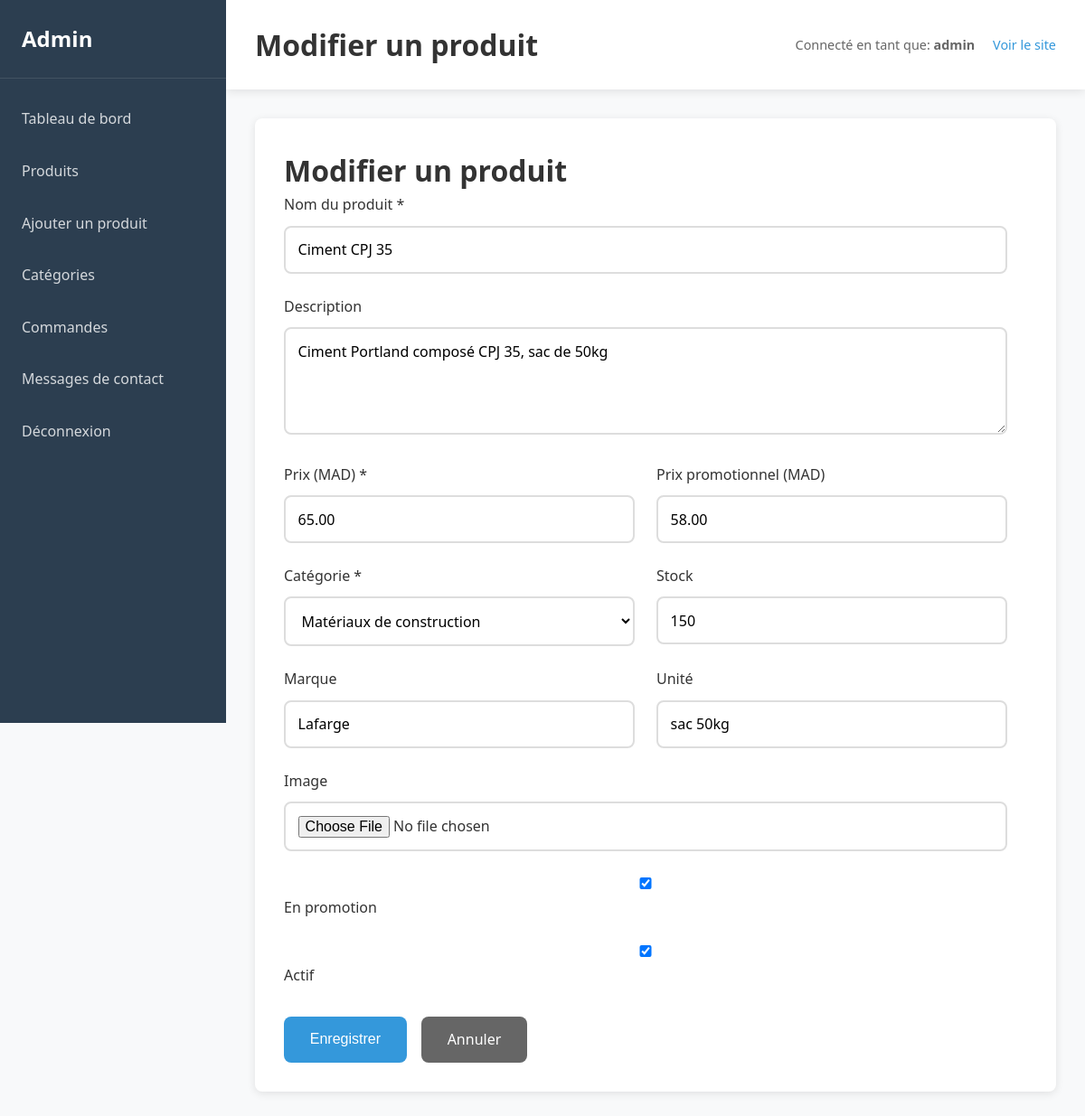
Screenshot of /admin/produit_edit.php?id=1 (signed in) with the database file from the repository.
### tables this page shows
CREATE TABLE IF NOT EXISTS produits (
    id INT AUTO_INCREMENT PRIMARY KEY,
    nom VARCHAR(200) NOT NULL,
    description TEXT,
    prix DECIMAL(10, 2) NOT NULL,
    prix_promotion DECIMAL(10, 2) DEFAULT NULL,
    image VARCHAR(255),
    stock INT DEFAULT 0,
    categorie_id INT NOT NULL,
    marque VARCHAR(100),
    unite VARCHAR(50) DEFAULT 'unité',
    en_promotion BOOLEAN DEFAULT FALSE,
    actif BOOLEAN DEFAULT TRUE,
    created_at TIMESTAMP DEFAULT CURRENT_TIMESTAMP,
    updated_at TIMESTAMP DEFAULT CURRENT_TIMESTAMP ON UPDATE CURRENT_TIMESTAMP,
    FOREIGN KEY (categorie_id) REFERENCES categories(id) ON DELETE CASCADE
);

CREATE TABLE IF NOT EXISTS categories (
    id INT AUTO_INCREMENT PRIMARY KEY,
    nom VARCHAR(100) NOT NULL,
    description TEXT,
    image VARCHAR(255),
    ordre INT DEFAULT 0,
    created_at TIMESTAMP DEFAULT CURRENT_TIMESTAMP
);

### includes/functions.php (called while the page is built, shortened)
<?php
function getCategories() {
    $pdo = getDB();
    $stmt = $pdo->query("SELECT * FROM categories ORDER BY ordre ASC, nom ASC");
    return $stmt->fetchAll();
}

### admin/produit_edit.php (the view, shortened to what this page needs)
<?php
require_once '../includes/functions.php';
$produit_id = isset($_GET['id']) ? (int)$_GET['id'] : 0;
$pdo = getDB();
$stmt = $pdo->prepare("SELECT * FROM produits WHERE id = ?");
$stmt->execute([$produit_id]);
$produit = $stmt->fetch();
$categories = getCategories();
include 'includes/header.php';
?>
<div class="admin-page">
    <h1>Modifier un produit</h1>
    <form method="POST" enctype="multipart/form-data" class="admin-form">
        <div class="form-group">
            <label for="nom">Nom du produit *</label>
            <input type="text" id="nom" name="nom" required value="<?php echo htmlspecialchars($produit['nom']); ?>">
        </div>
        <div class="form-group">
            <label for="description">Description</label>
            <textarea id="description" name="description" rows="4"><?php echo htmlspecialchars($produit['description']); ?></textarea>
        </div>
        <div class="form-row">
            <div class="form-group">
                <label for="prix">Prix (MAD) *</label>
                <input type="number" id="prix" name="prix" step="0.01" min="0" required value="<?php echo $produit['prix']; ?>">
            </div>
            <div class="form-group">
                <label for="prix_promotion">Prix promotionnel (MAD)</label>
                <input type="number" id="prix_promotion" name="prix_promotion" step="0.01" min="0" value="<?php echo $produit['prix_promotion']; ?>">
            </div>
        </div>
        <div class="form-row">
            <div class="form-group">
                <label for="categorie_id">Catégorie *</label>
                <select id="categorie_id" name="categorie_id" required>
                    <?php foreach ($categories as $cat): ?>
                        <option value="<?php echo $cat['id']; ?>" <?php echo $produit['categorie_id'] == $cat['id'] ? 'selected' : ''; ?>>
                            <?php echo htmlspecialchars($cat['nom']); ?>
                        </option>
                    <?php endforeach; ?>
                </select>
            </div>
            <div class="form-group">
                <label for="stock">Stock</label>
                <input type="number" id="stock" name="stock" min="0" value="<?php echo $produit['stock']; ?>">
            </div>
        </div>
        <div class="form-row">
            <div class="form-group">
                <label for="marque">Marque</label>
                <input type="text" id="marque" name="marque" value="<?php echo htmlspecialchars($produit['marque']); ?>">
            </div>
            <div class="form-group">
                <label for="unite">Unité</label>
                <input type="text" id="unite" name="unite" value="<?php echo htmlspecialchars($produit['unite']); ?>">
            </div>
        </div>
        <div class="form-group">
            <label for="image">Image</label>
            <input type="file" id="image" name="image" accept="image/*">
        </div>
        <div class="form-group">
            <label>
                <input type="checkbox" name="en_promotion" value="1" <?php echo $produit['en_promotion'] ? 'checked' : ''; ?>>
                En promotion
            </label>
        </div>
        <div class="form-group">
            <label>
                <input type="checkbox" name="actif" value="1" <?php echo $produit['actif'] ? 'checked' : ''; ?>>
                Actif
            </label>
        </div>
        <div class="form-actions">
            <button type="submit" class="btn btn-primary">Enregistrer</button>
            <a href="produits.php" class="btn btn-secondary">Annuler</a>
        </div>
    </form>
</div>
<?php include 'includes/footer.php'; ?>

### assets/css/style.css (style rules this page uses)
:root { --primary-color: #2c3e50; --secondary-color: #3498db; --accent-color: #e74c3c; --success-color: #27ae60; --warning-color: #f39c12; --text-color: #333; --text-light: #666; --bg-color: #fff; --bg-light: #f8f9fa; --border-color: #ddd; --shadow: 0 2px 10px rgba(0,0,0,0.1); --shadow-hover: 0 4px 20px rgba(0,0,0,0.15); --transition: all 0.3s ease; --border-radius: 8px; }
* { margin: 0; padding: 0; box-sizing: border-box; }
html { scroll-behavior: smooth; }
body { font-family: 'Segoe UI', Tahoma, Geneva, Verdana, sans-serif; color: var(--text-color); line-height: 1.6; background-color: var(--bg-light); min-height: 100vh; display: flex; flex-direction: column; }
.btn { display: inline-block; padding: 0.85rem 1.8rem; background: var(--secondary-color); color: white; text-decoration: none; border: none; border-radius: var(--border-radius); cursor: pointer; font-size: 1rem; font-weight: 500; transition: var(--transition); text-align: center; line-height: 1.5; }
.btn-primary { background: var(--secondary-color); }
.btn-secondary { background: var(--text-light); }
.form-group { margin-bottom: 1.5rem; }
.form-group label { display: block; margin-bottom: 0.6rem; font-weight: 500; color: var(--text-color); }
.form-group input, .form-group textarea, .form-group select { width: 100%; padding: 0.85rem; border: 2px solid var(--border-color); border-radius: var(--border-radius); font-family: inherit; font-size: 1rem; transition: var(--transition); background: var(--bg-color); }
.form-group textarea { resize: vertical; min-height: 100px; }
.form-row { display: grid; grid-template-columns: 1fr 1fr; gap: 1.5rem; }

### assets/css/admin.css (style rules this page uses)
.admin-page { background: var(--bg-color); padding: 2rem; border-radius: 8px; box-shadow: var(--shadow); }
.btn-secondary { background: var(--text-light); color: white; }
.admin-form { max-width: 800px; }
.form-actions { margin-top: 2rem; display: flex; gap: 1rem; }

### rows the page displays
produits: nom "Ciment CPJ 35", description "Ciment Portland composé CPJ 35, sac de 50kg", prix "65.00", prix_promotion "58.00", categorie_id "Matériaux de construction", stock "150", marque "Lafarge", unite "sac 50kg", en_promotion "☑", actif "☑"

### other values shown
$page_title "Modifier un produit"
$_SESSION['admin_username'] "admin"
